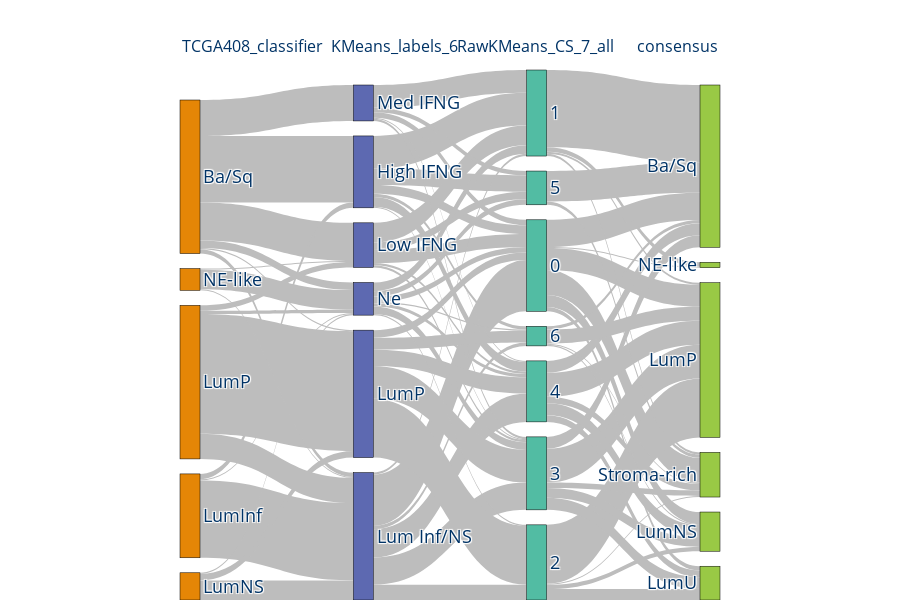

The code cell stored with this chart in its notebook:
### Markdown cell above
## Sankey with chosen model

### Code cell
comb_df = pd.concat([vu_output, allComs_cs], axis=1).dropna()
K = 7
model_1 = "RawKMeans"  # Avg, Birch, GaussianMixture
model_2 = "SpectralClustering"
reorder_cols = [
    "TCGA408_classifier",
    "KMeans_labels_6",
    f"{model_1}_CS_{K}_{label}",
    # f"{model_1}_CS_{7}_{label}",
    # f"Ward_CS_{K}_{label}",
    "consensus",
]

meta, sky_fig = sky.main(df=comb_df, reorder_cols=reorder_cols, title="Different selection mechanisms", retMeta=True)
sky_fig.update_layout(
    title="",
    font=dict(size=18),
    paper_bgcolor="rgba(0,0,0,0)",
)
save_fig(name="cluster_comp_2", fig=sky_fig, base_path=f"{figures_path}/cluster_analysis/", width=1800, height=600, margin=0.1)
sky_fig.show()

### Figure 1 — Plotly figure (JSON) as saved in the notebook; plotly's stock layout.template omitted (floating-point values rounded to 4 significant figures)
{"data": [{"arrangement": "perpendicular", "link": {"color": "#bdbdbd", "source": [0, 0, 0, 0, 0, 0, 1, 1, 1, 2, 2, 2, 3, 3, 3, 3, 4, 4, 4, 5, 5, 5, 5, 5, 5, 6, 6, 6, 6, 6, 7, 7, 7, 7, 7, 7, 8, 8, 8, 8, 8, 9, 9, 9, 9, 9, 10, 10, 10, 10, 10, 10, 10, 11, 11, 11, 11, 11, 11, 12, 12, 12, 12, 13, 13, 13, 13, 14, 14, 14, 14, 14, 15, 15, 15, 15, 15, 16, 16, 17, 17, 17, 17], "target": [5, 6, 7, 8, 9, 10, 5, 7, 10, 7, 8, 10, 6, 7, 8, 10, 6, 7, 10, 11, 12, 14, 15, 16, 17, 11, 12, 14, 15, 16, 11, 12, 13, 14, 15, 17, 11, 13, 14, 15, 17, 11, 12, 14, 15, 16, 11, 12, 13, 14, 15, 16, 17, 18, 19, 20, 21, 22, 23, 18, 20, 22, 23, 19, 20, 21, 23, 18, 19, 20, 21, 23, 18, 19, 20, 21, 23, 18, 23, 18, 19, 20, 23], "value": [61, 35, 4, 1, 33, 7, 5, 71, 1, 18, 6, 1, 5, 23, 110, 3, 1, 1, 18, 8, 30, 1, 9, 15, 3, 12, 18, 2, 2, 7, 47, 2, 14, 25, 26, 3, 7, 54, 30, 15, 11, 5, 21, 2, 1, 4, 5, 8, 1, 7, 3, 5, 1, 25, 11, 20, 4, 1, 23, 71, 2, 4, 2, 4, 54, 10, 1, 11, 9, 31, 11, 5, 11, 11, 22, 6, 6, 28, 3, 3, 1, 13, 1]}, "node": {"color": ["rgb(229, 134, 6)", "rgb(229, 134, 6)", "rgb(229, 134, 6)", "rgb(229, 134, 6)", "rgb(229, 134, 6)", "rgb(93, 105, 177)", "rgb(93, 105, 177)", "rgb(93, 105, 177)", "rgb(93, 105, 177)", "rgb(93, 105, 177)", "rgb(93, 105, 177)", "rgb(82, 188, 163)", "rgb(82, 188, 163)", "rgb(82, 188, 163)", "rgb(82, 188, 163)", "rgb(82, 188, 163)", "rgb(82, 188, 163)", "rgb(82, 188, 163)", "rgb(153, 201, 69)", "rgb(153, 201, 69)", "rgb(153, 201, 69)", "rgb(153, 201, 69)", "rgb(153, 201, 69)", "rgb(153, 201, 69)"], "label": ["Ba/Sq", "LumInf", "LumNS", "LumP", "NE-like", "High IFNG", "Low IFNG", "Lum Inf/NS", "LumP", "Med IFNG", "Ne", 0, 1, 2, 3, 4, 5, 6, "Ba/Sq", "LumNS", "LumP", "LumU", "NE-like", "Stroma-rich"], "line": {"color": "black", "width": 0.5}, "pad": 15, "thickness": 20}, "type": "sankey"}], "layout": {"annotations": [{"align": "left", "font": {"color": "#003366", "size": 16}, "showarrow": false, "text": "TCGA408_classifier", "x": 0, "xref": "x", "y": 1.07, "yref": "paper"}, {"align": "left", "font": {"color": "#003366", "size": 16}, "showarrow": false, "text": "KMeans_labels_6", "x": 1, "xref": "x", "y": 1.07, "yref": "paper"}, {"align": "left", "font": {"color": "#003366", "size": 16}, "showarrow": false, "text": "RawKMeans_CS_7_all", "x": 2, "xref": "x", "y": 1.07, "yref": "paper"}, {"align": "left", "font": {"color": "#003366", "size": 16}, "showarrow": false, "text": "consensus", "x": 3, "xref": "x", "y": 1.07, "yref": "paper"}], "font": {"color": "#003366", "size": 18}, "height": 600, "margin": {"b": 0, "l": 180, "r": 180, "t": 70}, "paper_bgcolor": "rgba(0,0,0,0)", "plot_bgcolor": "rgba(0,0,0,0)", "title": {"text": ""}, "xaxis": {"showgrid": false, "visible": false, "zeroline": false}, "yaxis": {"showgrid": false, "visible": false, "zeroline": false}}}
